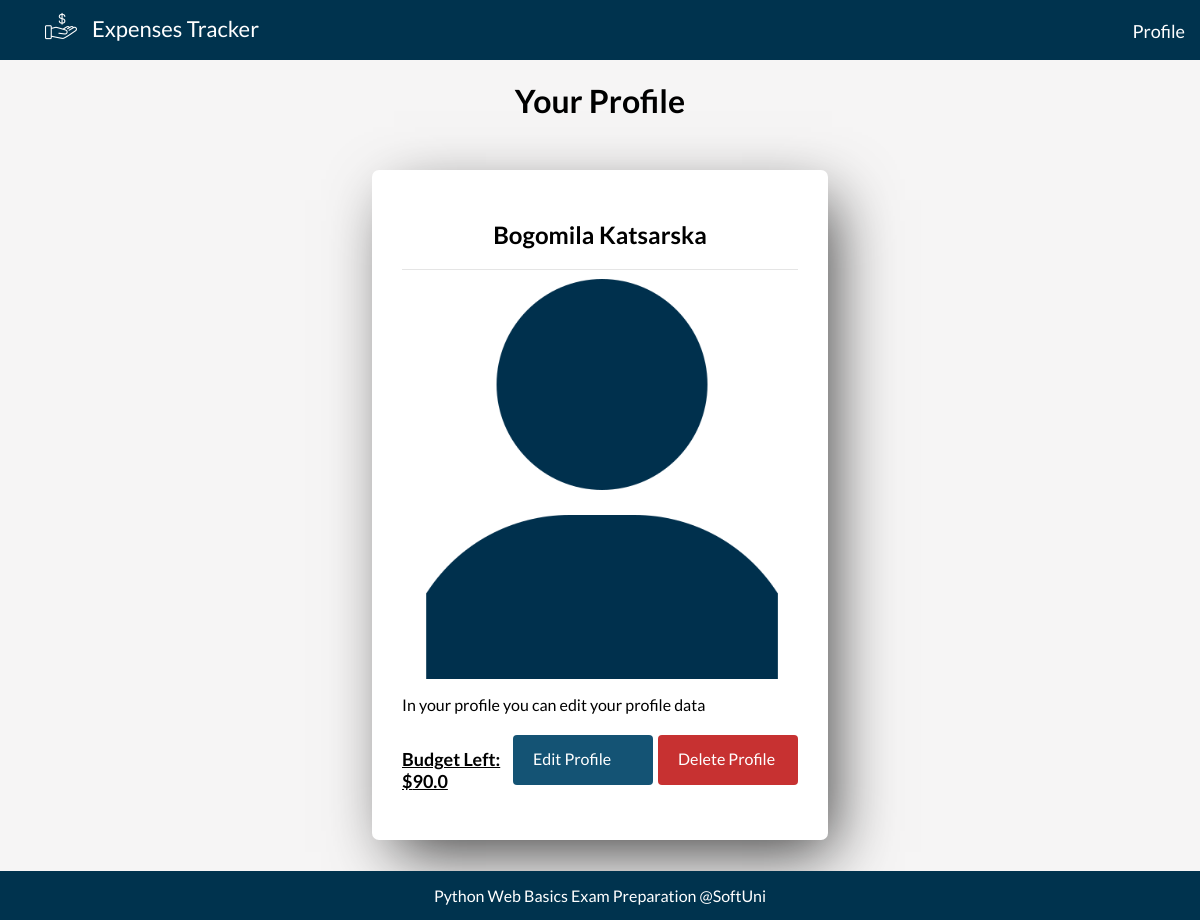
The page /profile/ on the database as committed earlier.
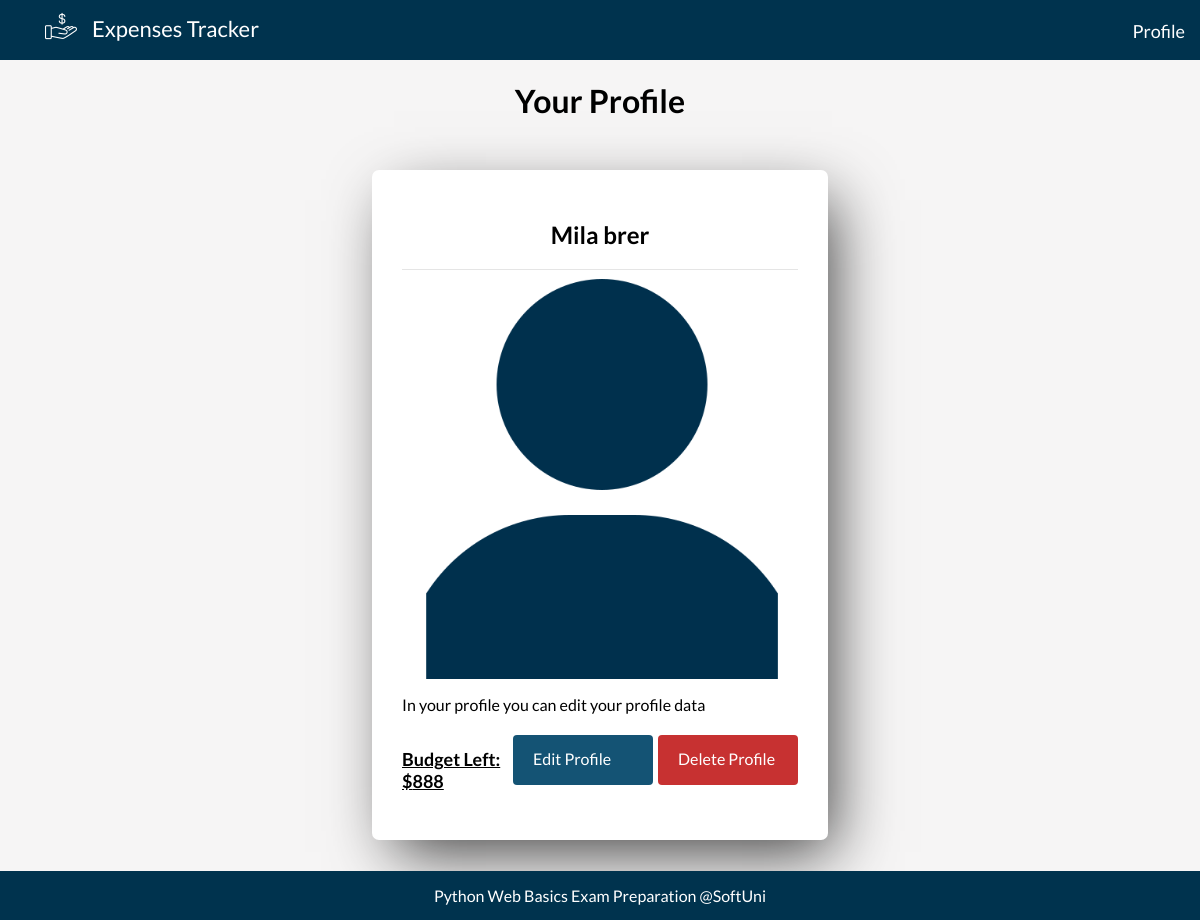
The same page on the database as committed later.
### ExpensesTracker/profiles/models.py (models this page shows, shortened)
class Profile(models.Model):
    first_name = models.CharField(
        max_length=15,
    )
    last_name = models.CharField(
        max_length=15,
    )
    budget = models.IntegerField()

### ExpensesTracker/profiles/views.py (the view)
# urls.py: path('', profile_details, name='profile details'),
def profile_details(request):
    profile = get_profile()
    expenses = Expense.objects.all()
    budget = profile.budget
    budget_left = budget - sum(e.price for e in expenses)
    context = {
        'profile': profile,
        'budget_left': budget_left,
        'budget': budget,
    }
    return render(request, 'profile.html', context)

### ExpensesTracker/core/profile_utils.py (called while the page is built)
def get_profile():
    return Profile.objects.first()

### templates/profile.html (shortened to what this page needs)
{% load static %}
<html lang="en"><head>
    <link rel="stylesheet" type="text/css" href="{% static "css/style.css" %}">
</head>
<body>
<nav>
    <ul>
        <li class="img"><img src="{% static "images/dollar.png" %}"></li>
        <li><a href="/">Expenses Tracker</a></li>
        <li class="right"><a href="/profile">Profile</a></li>
    </ul>
</nav>
    <div class="body">
<h1>Your Profile</h1>
<div class="expenses-container">
    <div class="expense-container">
        <h2>{{ profile.first_name }} {{ profile.last_name }}</h2>
        <hr>
        <img src="./static/images/user.png">
        <p>In your profile you can edit your profile data</p>
        <div class="expense-detail">
            <div>
                <p>Budget Left: ${{ budget_left }}</p>
            </div>
            <div class="right">
                <a class="button edit" href="{% url 'profile edit' %}">Edit Profile</a>
                <a class="button delete" href="{% url 'profile delete' %}">Delete Profile</a>
            </div>
        </div>
    </div>
</div>
    </div>
    <footer>
    <div>Python Web Basics Exam Preparation @SoftUni</div>
</footer>
</body></html>

### staticfiles/css/style.css (style rules this page uses)
body { background: #f6f5f5; font-family: 'Lato', sans-serif; margin: 0; padding: 0; }
a { text-decoration: none; color: white; }
nav { background: #00334e; height: 60px; }
nav ul { display: flex; }
nav ul li, nav ul li a { color: white; text-decoration: none; list-style: none; font-size: 22px; padding: 5px; margin-top: 10px; }
nav ul li.right { position: absolute; right: 5px; }
nav ul li.right a { font-size: 18px; margin: 0 auto; }
nav ul li.img { margin-top: 5px; }
h1 { text-align: center; }
input[type=submit], .button { background-color: #145374; color: white; padding: 14px 20px; border: none; border-radius: 4px; cursor: pointer; width: 100px; height: 50px; font-family: 'Lato', sans-serif; font-size: 16px; display: block; margin: 0 auto; margin-top: 5px; }
.button.edit { background-color: #145374; margin-right: 5px; height: 22px; }
.button.delete { background: #c73131; height: 22px; }
.expenses-container { display: flex; justify-content: space-evenly; margin-top: 50px; margin-bottom: 80px; }
.expense-container, .expenses-list { width: 33%; -webkit-box-shadow: 13px 21px 60px -9px rgba(0, 0, 0, 0.75); -moz-box-shadow: 13px 21px 60px -9px rgba(0, 0, 0, 0.75); box-shadow: 13px 21px 60px -9px rgba(0, 0, 0, 0.75); border-radius: 7px; padding: 30px; background: white; }
.expense-container h2 { text-align: center; }
hr { border: 0; height: 0; border-top: 1px solid rgba(0, 0, 0, 0.1); border-bottom: 1px solid rgba(255, 255, 255, 0.3); }
.expense-container img { display: block; width: auto; height: 400px; margin: 0 auto; }
.expense-container div p { font-weight: bold; font-size: 18px; text-decoration: underline; }
.expense-detail { display: flex; justify-content: space-between; }
.right { display: flex; justify-content: space-between; }
footer { position: fixed; bottom: 0; background: #00334e; width: 100%; padding: 15px 0; }
footer div { text-align: center; color: white; }

Rows that differ between the two databases and show on the page:
removed Profile: first_name "Bogomila", last_name "Katsarska"
now on this page (row unchanged): Profile: first_name "Mila", last_name "brer"
Other text that changed with them:
{{ budget_left }}: "90.0" → "888"
